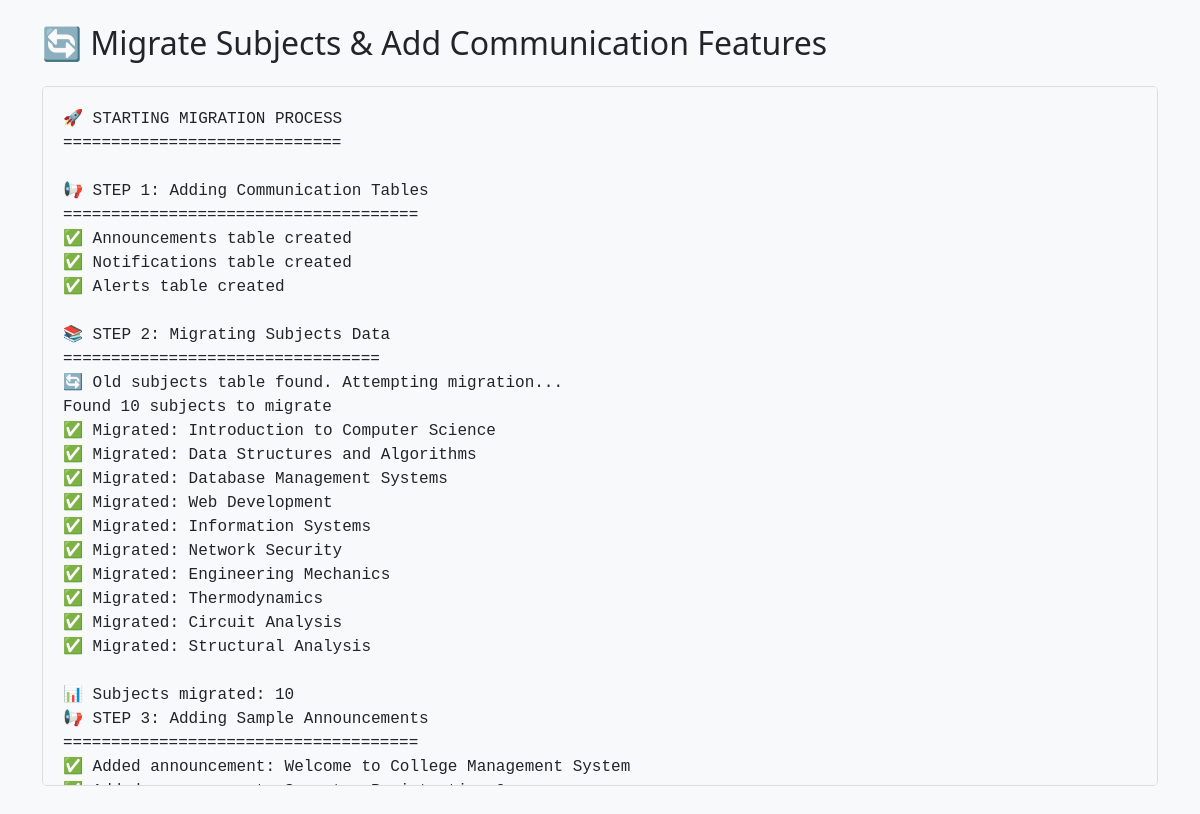
/traditional-php/supporting_ones/migrate_subjects_and_add_communication.php, run on the app's committed database.
### tables this page shows
CREATE TABLE subjects (
    subject_id INT PRIMARY KEY AUTO_INCREMENT,
    subject_code VARCHAR(20) NOT NULL UNIQUE,
    subject_name VARCHAR(200) NOT NULL,
    description TEXT NULL,
    credits INT DEFAULT 4,
    faculty_id INT NULL,
    course_id INT NULL,
    semester INT DEFAULT 1,
    subject_type ENUM('Theory', 'Practical', 'Lab') DEFAULT 'Theory',
    academic_year VARCHAR(20) DEFAULT '2024-25',
    status ENUM('Active', 'Inactive') DEFAULT 'Active',
    created_at TIMESTAMP DEFAULT CURRENT_TIMESTAMP,
    FOREIGN KEY (faculty_id) REFERENCES faculty(faculty_id),
    FOREIGN KEY (course_id) REFERENCES courses(course_id)
);

### traditional-php/supporting_ones/migrate_subjects_and_add_communication.php (the view, shortened to what this page needs)
<?php
require_once 'config.php';
echo "<!DOCTYPE html>
<html>
<head>
    <title>Migrate Subjects & Add Communication Tables</title>
    <link href='https://cdn.jsdelivr.net/npm/bootstrap@5.1.3/dist/css/bootstrap.min.css' rel='stylesheet'>
    <style>
        .log {
            font-family: monospace;
            background: #f8f9fa;
            padding: 20px;
            border: 1px solid #ddd;
            max-height: 700px;
            overflow-y: auto;
            white-space: pre-wrap;
            border-radius: 5px;
        }
    </style>
</head>
<body class='bg-light'>
<div class='container mt-4'>
    <h1 class='h2 mb-4'>🔄 Migrate Subjects & Add Communication Features</h1>";
try {
    echo "<div class='log'>";
    echo "🚀 STARTING MIGRATION PROCESS\n";
    echo "=============================\n\n";
    echo "📢 STEP 1: Adding Communication Tables\n";
    echo "=====================================\n";
    $announcements_sql = "
    CREATE TABLE IF NOT EXISTS announcements (
        announcement_id INT PRIMARY KEY AUTO_INCREMENT,
        title VARCHAR(200) NOT NULL,
        content TEXT NOT NULL,
        announcement_type ENUM('General', 'Academic', 'Event', 'Important', 'Emergency') DEFAULT 'General',
        target_audience ENUM('All', 'Students', 'Faculty', 'Admin') DEFAULT 'All',
        priority ENUM('Low', 'Medium', 'High', 'Critical') DEFAULT 'Medium',
        posted_by INT NOT NULL,
        is_active TINYINT(1) DEFAULT 1,
        expires_at DATETIME NULL,
        created_at TIMESTAMP DEFAULT CURRENT_TIMESTAMP,
        updated_at TIMESTAMP DEFAULT CURRENT_TIMESTAMP ON UPDATE CURRENT_TIMESTAMP,
        FOREIGN KEY (posted_by) REFERENCES users(user_id)
    ) ENGINE=InnoDB";
    $pdo->exec($announcements_sql);
    echo "✅ Announcements table created\n";
    $notifications_sql = "
    CREATE TABLE IF NOT EXISTS notifications (
        notification_id INT PRIMARY KEY AUTO_INCREMENT,
        user_id INT NOT NULL,
        title VARCHAR(200) NOT NULL,
        message TEXT NOT NULL,
        notification_type ENUM('Info', 'Warning', 'Success', 'Error', 'Reminder') DEFAULT 'Info',
        is_read TINYINT(1) DEFAULT 0,
        related_id INT NULL COMMENT 'ID of related record (announcement, grade, etc.)',
        related_type VARCHAR(50) NULL COMMENT 'Type of related record',
        expires_at DATETIME NULL,
        created_at TIMESTAMP DEFAULT CURRENT_TIMESTAMP,
        FOREIGN KEY (user_id) REFERENCES users(user_id) ON DELETE CASCADE
    ) ENGINE=InnoDB";
    $pdo->exec($notifications_sql);
    echo "✅ Notifications table created\n";
    $alerts_sql = "
    CREATE TABLE IF NOT EXISTS alerts (
        alert_id INT PRIMARY KEY AUTO_INCREMENT,
        title VARCHAR(200) NOT NULL,
        message TEXT NOT NULL,
        alert_type ENUM('System', 'Academic', 'Financial', 'Placement', 'General') DEFAULT 'General',
        severity ENUM('Low', 'Medium', 'High', 'Critical') DEFAULT 'Medium',
        target_users JSON NULL COMMENT 'JSON array of user IDs, or null for all users',
        is_active TINYINT(1) DEFAULT 1,
        auto_expire TINYINT(1) DEFAULT 0,
        expires_at DATETIME NULL,
        created_by INT NOT NULL,
        created_at TIMESTAMP DEFAULT CURRENT_TIMESTAMP,
        updated_at TIMESTAMP DEFAULT CURRENT_TIMESTAMP ON UPDATE CURRENT_TIMESTAMP,
        FOREIGN KEY (created_by) REFERENCES users(user_id)
    ) ENGINE=InnoDB";
    $pdo->exec($alerts_sql);
    echo "✅ Alerts table created\n\n";
    echo "📚 STEP 2: Migrating Subjects Data\n";
    echo "=================================\n";
    $old_subjects_exists = false;
    try {
        $result = $pdo->query("SHOW TABLES LIKE 'subjects'");
        $old_subjects_exists = $result->rowCount() > 0;
    } catch (Exception $e) {
    }
    if (!$old_subjects_exists) {
        echo "ℹ️  No old subjects table found. Creating sample subjects data...\n\n";
        $sample_subjects = [
            ['CS101', 'Programming Fundamentals', 'Introduction to programming concepts using C/C++', 4, 1, 'Theory'],
            ['CS102', 'Data Structures', 'Arrays, linked lists, trees, graphs, algorithms', 4, 2, 'Theory'],
            ['CS201', 'Database Systems', 'Relational databases, SQL, normalization, transactions', 4, 3, 'Theory'],
            ['IT101', 'Web Development', 'HTML, CSS, JavaScript, PHP, frameworks', 4, 3, 'Practical'],
            ['CS301', 'Artificial Intelligence', 'Machine learning, neural networks, expert systems', 4, 5, 'Theory'],
            ['EE101', 'Circuit Analysis', 'DC and AC circuits, network theorems, analysis', 4, 1, 'Theory'],
            ['EC101', 'Digital Electronics', 'Boolean algebra, logic gates, combinational circuits', 4, 2, 'Theory'],
            ['ME201', 'Thermodynamics', 'Laws of thermodynamics, heat engines, cycles', 4, 3, 'Theory'],
            ['MATH101', 'Calculus I', 'Differential and integral calculus, limits', 4, 1, 'Theory'],
            ['PHYS101', 'Physics I', 'Mechanics, waves, thermodynamics, optics', 4, 1, 'Theory'],
            ['CHEM101', 'Chemistry', 'Atomic structure, chemical bonding, reactions', 4, 1, 'Theory'],
            ['MGT101', 'Management Principles', 'Planning, organizing, leading, controlling', 3, 2, 'Theory'],
            ['CE201', 'Structural Engineering', 'Design and analysis of structures', 4, 4, 'Theory'],
            ['MATH201', 'Linear Algebra', 'Matrices, vectors, eigenvalues, transformations', 3, 2, 'Theory'],
            ['ENG101', 'Technical Communication', 'Written and oral communication skills', 3, 1, 'Theory'],
            ['PHYS201', 'Electromagnetism', 'Electric and magnetic fields, Maxwell equations', 4, 3, 'Theory'],
            ['BIO101', 'Molecular Biology', 'DNA, RNA, protein synthesis, genetics', 4, 2, 'Theory'],
            ['CS202', 'Software Engineering', 'SDLC, design patterns, project management', 4, 4, 'Theory']
        ];
        $subjects_added = 0;
        foreach ($sample_subjects as $subject) {
            try {
                $course = $pdo->query("SELECT course_id FROM courses ORDER BY RAND() LIMIT 1")->fetchColumn();
                $faculty = $pdo->query("SELECT faculty_id FROM faculty WHERE is_active = 1 ORDER BY RAND() LIMIT 1")->fetchColumn();
                $stmt = $pdo->prepare("
                    INSERT INTO subjects (subject_code, subject_name, description, credits, semester, subject_type, course_id, faculty_id, status)
                    VALUES (?, ?, ?, ?, ?, ?, ?, ?, 'Active')
                ");
                $stmt->execute([$subject[0], $subject[1], $subject[2], $subject[3], $subject[4], $subject[5], $course, $faculty]);
                $subjects_added++;
                echo "✅ Added: {$subject[1]} ({$subject[0]})\n";
            } catch (Exception $e) {
                echo "❌ Error adding {$subject[1]}: " . $e->getMessage() . "\n";
            }
        }
        echo "\n📊 Sample subjects added: $subjects_added\n\n";
    } else {
        echo "🔄 Old subjects table found. Attempting migration...\n";
        try {
            $old_subjects = $pdo->query("SELECT * FROM subjects ORDER BY subject_id")->fetchAll(PDO::FETCH_ASSOC);
            echo "Found " . count($old_subjects) . " subjects to migrate\n";
            $migrated = 0;
            foreach ($old_subjects as $old_subject) {
                try {
                    $migrated++;
                    echo "✅ Migrated: {$old_subject['subject_name']}\n";
                } catch (Exception $e) {
                    echo "❌ Error migrating {$old_subject['subject_name']}: " . $e->getMessage() . "\n";
                }
            }
            echo "\n📊 Subjects migrated: $migrated\n";
        } catch (Exception $e) {
            echo "❌ Error reading old subjects table: " . $e->getMessage() . "\n";
            echo "Falling back to sample data creation...\n\n";
            $sample_subjects = [
                ['CS101', 'Programming Fundamentals', 'Introduction to programming concepts', 4, 1, 'Theory'],
                ['CS102', 'Data Structures', 'Arrays, linked lists, algorithms', 4, 2, 'Theory'],
                ['CS201', 'Database Systems', 'SQL, normalization, transactions', 4, 3, 'Theory']
            ];
            foreach ($sample_subjects as $subject) {
                $pdo->prepare("INSERT IGNORE INTO subjects (subject_code, subject_name, description, credits, semester, subject_type) VALUES (?, ?, ?, ?, ?, ?)")
                     ->execute($subject);
            }
            echo "✅ Fallback sample subjects added\n\n";
        }
    }
    echo "📢 STEP 3: Adding Sample Announcements\n";
    echo "=====================================\n";
    $sample_announcements = [
        [
            'Welcome to College Management System',
            'Welcome to our new College Management System! This platform will help you stay updated with academic activities, grades, and important announcements.',
            'General',
            'All',
            'High'
        ],
        [
            'Semester Registration Open',
            'Registration for the upcoming semester is now open. Please complete your course registration before the deadline.',
            'Academic',
            'Students',
            'High'
        ],
        [
            'Faculty Meeting Scheduled',
            'All faculty members are requested to attend the monthly meeting on Friday at 2 PM in the conference hall.',
            'General',
            'Faculty',
            'Medium'
        ],
        [
            'Library Hours Extended',
            'The library will remain open until 10 PM on weekdays for exam preparation.',
            'Academic',
            'All',
            'Low'
        ]
    ];
    $admin_id = $pdo->query("SELECT user_id FROM users WHERE role_id = (SELECT role_id FROM roles WHERE role_name = 'Admin') LIMIT 1")->fetchColumn();
    if ($admin_id) {
        foreach ($sample_announcements as $announcement) {
            try {
                echo "✅ Added announcement: {$announcement[0]}\n";
            } catch (Exception $e) {
                echo "❌ Error adding announcement: " . $e->getMessage() . "\n";
            }
        }
    } else {
        echo "⚠️  No admin user found, skipping announcements\n\n";
    }
} catch (Exception $e) {
    echo "❌ MIGRATION FAILED: " . $e->getMessage() . "\n";
    echo "Stack trace:\n" . $e->getTraceAsString() . "\n";
}
echo "</div></body></html>";
?>

### traditional-php/supporting_ones/migrate_subjects_and_add_communication.php (style rules this page uses)
.log { font-family: monospace; background: #f8f9fa; padding: 20px; border: 1px solid #ddd; max-height: 700px; overflow-y: auto; white-space: pre-wrap; border-radius: 5px; }

### data on the page
subjects: subject_name "Introduction to Computer Science"
subjects: subject_name "Data Structures and Algorithms"
subjects: subject_name "Database Management Systems"
subjects: subject_name "Web Development"
subjects: subject_name "Information Systems"
subjects: subject_name "Network Security"
subjects: subject_name "Engineering Mechanics"
subjects: subject_name "Thermodynamics"
subjects: subject_name "Circuit Analysis"
subjects: subject_name "Structural Analysis"

### other printed values
count($old_subjects) "10"
$migrated "10"
$announcement[0] "Welcome to College Management System"
